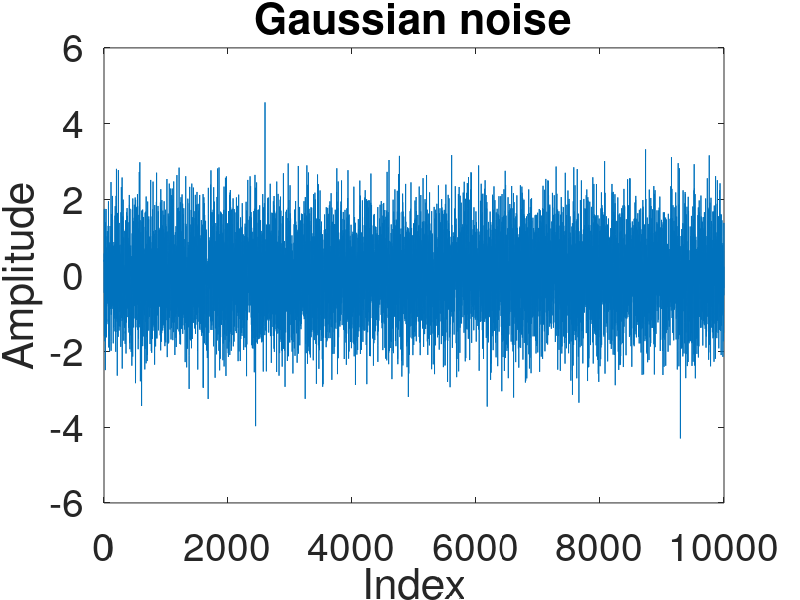

Source code (MATLAB): (Note: this script raises an error after producing the figure.)
%%% 通信原理仿真实验题
%%% 用Matlab仿真产生高斯型噪声，分析其数字特征、分布特性和功率谱密度
clear;
clc;
close all;

% 产生高斯型噪声
N = 1e4;
y = randn(1,N); % 均值为0，方差为1的高斯白噪声

figure(1);
plot(y)
xlabel("Index")
ylabel("Amplitude")
title("Gaussian noise")
set(gca,'fontsize',28)

% 数字特征
expectation = mean(y); % 期望
variance = var(y); % 方差
std_var = std(y); % 标准差

% 分布特性
[f,xi] = ksdensity(y); % 数据分布拟合PDF函数
figure(2);
plot(xi,f)
xlabel("Data")
ylabel("Probability")
title("PDF of Gaussian noise")
set(gca,'fontsize',28)

figure(3);
ecdf(y) % 数据分布拟合CDF函数
xlabel("Data")
ylabel("Probability")
title("CDF of Gaussian noise")
set(gca,'fontsize',28)

% 功率谱密度
% 维纳-辛钦定理：均值为常数的广义平稳随机过程的功率谱密度等于其自相关函数的傅里叶变换
[c,lags] = xcorr(y,'coeff'); % 归一化自相关函数，零滞后时出现最大峰值，等于sum(y.^2)/N
f = fftshift(fft(c)); % 傅里叶变换
PSD = abs(f);

figure(4);
xAxis = (0:length(f)-1)*N/length(f) - N/2;
plot(xAxis, PSD)
xlabel("f(Hz)")
ylabel("Power spectrum density")
title("PSD of Gaussian noise")
set(gca,'fontsize',28)
